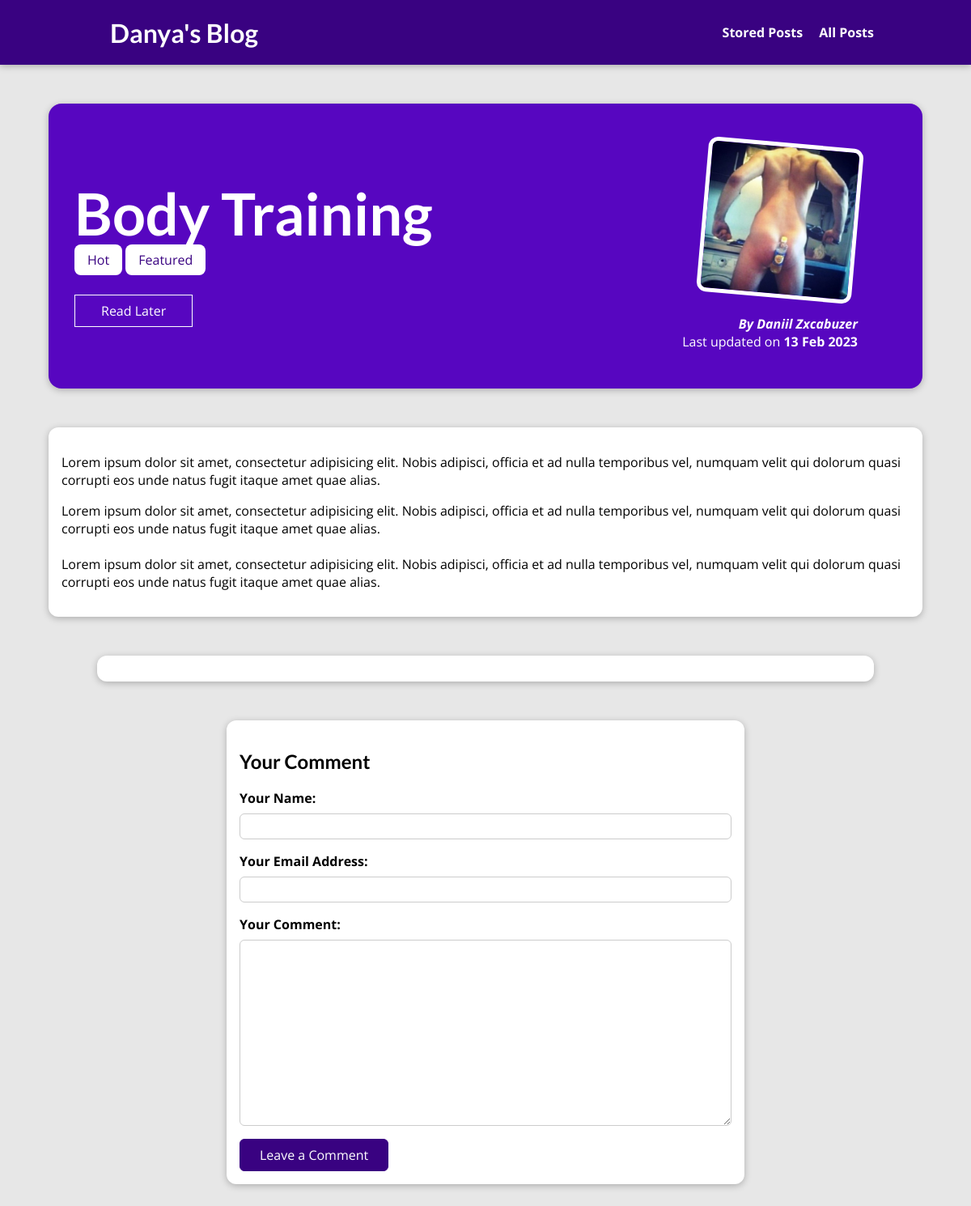
The page /posts/workout/ on the database its author committed.
### blog/models.py (models this page shows, shortened)
class Post(models.Model):
    title = models.CharField(max_length=150)
    excerpt = models.CharField(max_length=250)
    image = models.ImageField(upload_to="images", null=True)
    date = models.DateField(auto_now=True)
    slug = models.SlugField(unique=True, db_index=True)
    content = models.TextField()
    author = models.ForeignKey(
        Author, on_delete=models.SET_NULL, null=True, related_name="posts")
    tags = models.ManyToManyField(Tag)

class Tag(models.Model):
    caption = models.CharField(max_length=25)

class Author(models.Model):
    first_name = models.CharField(max_length=100)
    last_name = models.CharField(max_length=100)
    email = models.EmailField()
    def full_name(self):
        return f"{self.first_name} {self.last_name}"
    def __str__(self) -> str:
        return self.full_name()

### blog/views.py (the view, shortened to what this page needs)
# urls.py: path("posts/<slug:slug>/", views.PostDetailView.as_view(), name="post-detail"),
class PostDetailView(View):
    def is_stored_post(self, request, post_id):
        stored_posts = request.session.get('stored_posts')
        if stored_posts is not None:
            is_saved_for_later = post_id in stored_posts
        else:
            is_saved_for_later = False
        return is_saved_for_later
    def get(self, request, slug):
        post = Post.objects.get(slug=slug)
        context = {
            "post": post,
            "post_tags": post.tags.all(),
            "comment_form": CommentForm(),
            "comments": post.comments.all().order_by("-id"),
            "saved_for_later": self.is_stored_post(request, post.id)
        }
        return render(request, 'blog/post-detail.html', context)

### blog/forms.py
class CommentForm(forms.ModelForm):
    class Meta:
        model = Comment
        exclude = ["post"]
        labels = {
            "user_name": "Your Name",
            "email": "Your Email Address",
            "text": "Your Comment"
        }
        error_messages = {
            "user_name": {
                "required": "Your name must not be empty!",
                "max_length": "Please enter a shorter name!"
            },
            "email": {
                "required": "Your email address must not be empty!",
            },
            "text": {
                "required": "Your can't send empty message!",
                "max_length": "Please enter a shorter text!"
            },
        }

### blog/templates/blog/post-detail.html (shortened to what this page needs)
{% extends "base.html" %}
{% load static %}
{% block css_files %}
    <link rel="stylesheet" href="{% static "blog/post-detail.css" %}">
{% endblock %}
{% block body %}
    <section id="summary">
        <h2>{{ post.title }}</h2>
        <div>
            {% for tag in post_tags %}
                <span class="tag">{{ tag.caption }}</span>
            {% endfor %}
        </div>
        <div id="read-later">
            <form action="{% url "read-later" %}" method="POST">
                <button>
                    {% if saved_for_later %}
                        Remove from Read Later
                    {% else %}
                        Read Later
                    {% endif %}
                </button>
            </form>
        </div>
        <article>
            <img src="{{ post.image.url }}" alt="{{ post.title }}">
            <address>By <a href="mailto:{{ post.author.email }}">{{ post.author }}</a></address>
            <div>
                Last updated on <time>{{ post.date|date:"d M Y" }}</time>
            </div>
        </article>
    </section>
    <main>
        {{ post.content|linebreaks }}
    </main>
    <section id="comments">
    </section>
    <section id="comment-form">
        <h2>Your Comment</h2>
        <form action="{% url "post-detail" post.slug %}" method="POST">
            {% for field in comment_form %}
                 <div class="form-control">
                    {{ field.label_tag }}
                    {{ field }}
                </div>
            {% endfor %}
            <button>Leave a Comment</button>
        </form>
    </section>
{% endblock %}

### static/app.css (style rules this page uses)
* { box-sizing: border-box; }
html { font-family: 'Open Sans', 'Lato', sans-serif; }
body { margin: 0; }
h1, h2, h3 { font-family: 'Lato', sans-serif; font-weight: bold; }

### blog/static/blog/post-detail.css (style rules this page uses)
body { background-color: #e7e7e7; }
#summary { margin: 8rem auto 3rem auto; padding: 2rem; width: 90%; max-width: 90rem; border-radius: 16px; background-color: #5706c0; position: relative; box-shadow: 0 2px 8px rgba(0, 0, 0, 0.25); height: 22rem; }
#summary h2 { color: white; font-size: 4.5rem; margin-bottom: 0.25rem; }
#summary article { position: absolute; top: 2rem; right: 3rem; padding: 1rem 2rem; border-radius: 12px; text-align: right; color: white; }
#summary article img { width: 12rem; height: 12rem; border-radius: 12px; transform: rotateZ(5deg); border: 5px solid white; margin-bottom: 1rem; }
#summary address { font-weight: bold; }
#summary a { color: white; text-decoration: none; }
#summary time { font-weight: bold; }
#read-later { margin: 2rem 0; }
#read-later button { background-color: transparent; border: 1px solid white; padding: 0.5rem 2rem; font: inherit; color: white; cursor: pointer; }
main { width: 90%; max-width: 90rem; margin: 3rem auto; background-color: white; padding: 1rem; border-radius: 12px; box-shadow: 0 2px 8px rgba(0, 0, 0, 0.25); }
.tag { background-color: white; color: #390281; padding: 0.5rem 1rem; border-radius: 8px; }
#comment-form { margin: 3rem auto; width: 90%; max-width: 40rem; border-radius: 12px; background-color: white; box-shadow: 0 2px 8px rgba(0, 0, 0, 0.25); padding: 1rem; }
#comment-form button { font: inherit; background-color: #390281; color: white; border: 1px solid #390281; padding: 0.5rem 1.5rem; border-radius: 6px; cursor: pointer; }
.form-control { margin-bottom: 1rem; }
.form-control label { font-weight: bold; margin-bottom: 0.5rem; display: block; }
.form-control input, .form-control textarea { display: block; width: 100%; font: inherit; padding: 0.25rem; border-radius: 6px; border: 1px solid #ccc; }
#comments { margin: 3rem auto; width: 90%; max-width: 60rem; border-radius: 12px; background-color: white; box-shadow: 0 2px 8px rgba(0, 0, 0, 0.25); padding: 1rem 2rem; }

### rows shown on the page
Post: title "Body Training", image (picture), author "Daniil Zxcabuzer", date "13 Feb 2023", content "Lorem ipsum dolor sit amet, consectetur adipisicing elit. Nobis adipisci, officia et ad nulla temporibus vel, numquam velit qui dolorum quasi corrupti eos unde natus fugit itaque amet quae alias. Lorem ipsum dolor sit amet, consectetur adipisicing elit. Nobis adipisci, officia et ad nulla temporibus vel, numquam velit qui dolorum quasi corrupti eos unde natus fugit itaque amet quae alias. Lorem ipsum dolor sit amet, consectetur adipisicing elit. Nobis adipisci, officia et ad nulla temporibus vel, numquam velit qui dolorum quasi corrupti eos unde natus fugit itaque amet quae alias."
Tag: caption "Hot"
Tag: caption "Featured"

### other values the page prints
{{ field.label_tag }} "Your Name:" "Your Email Address:" "Your Comment:"
